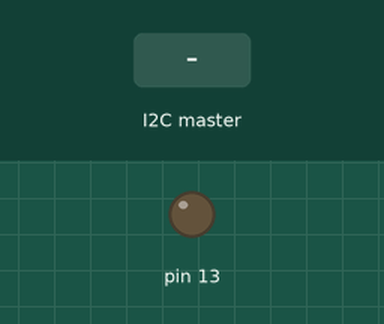
Simulated run of this sketch. Board: Arduino Uno, built with avr-gcc and run on an emulated ATmega328P. Parts: output pins drawn as LEDs (lit = HIGH). The test bench sets the inputs (shaded band).

Above: at 1.2 s.
1.3 s: the I2C master sends "o"
At 1.7 s:
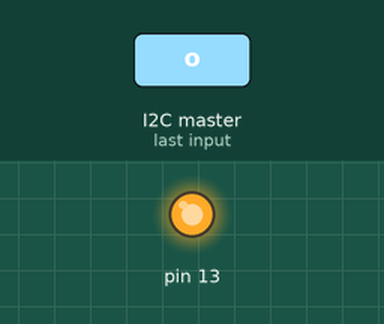
Timing chart, 0 to 4.3 s (numbered marks = the images above; inputs shaded):
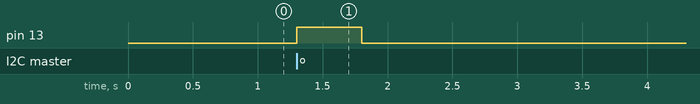

Measured:
- after the input at 1.3 s, pin 13: LOW → HIGH at once, → LOW 0.50 s later

The sketch:

_______i2c_slave_.ino
```cpp
#include <Wire.h>

// 슬레이브 자기자신주소
#define SLAVE 4

byte count = 0;
char temp;

void setup() {
  Wire.begin(SLAVE);
  // 마스터로부터 데이터수신되었을대 호출될함수
  Wire.onReceive(receiveFromMaster);
  //마스터로부터 데이터를 요청받았을때 호출될 함수
  Wire.onRequest(sendToMaster);
  pinMode(13, OUTPUT);
  Serial.begin(9600);
}

void loop () {
  if (temp == 'o') { // 받은데이터가 o라면 led 깜빡이기
    play();
  }
}

// 데이터 수신되엇을때
void receiveFromMaster(int bytes) {
  char ch[2];
  for (int i = 0 ; i < bytes ; i++) {
    ch[i] = Wire.read();
  }
  temp = ch[0];
}

void play() {
  digitalWrite(13, HIGH);
  delay(500);
  digitalWrite(13, LOW);
  temp = 0;
}

// 데이터 요청받았을때
void sendToMaster() {
  Wire.write("4th Arduino ");
}
```
